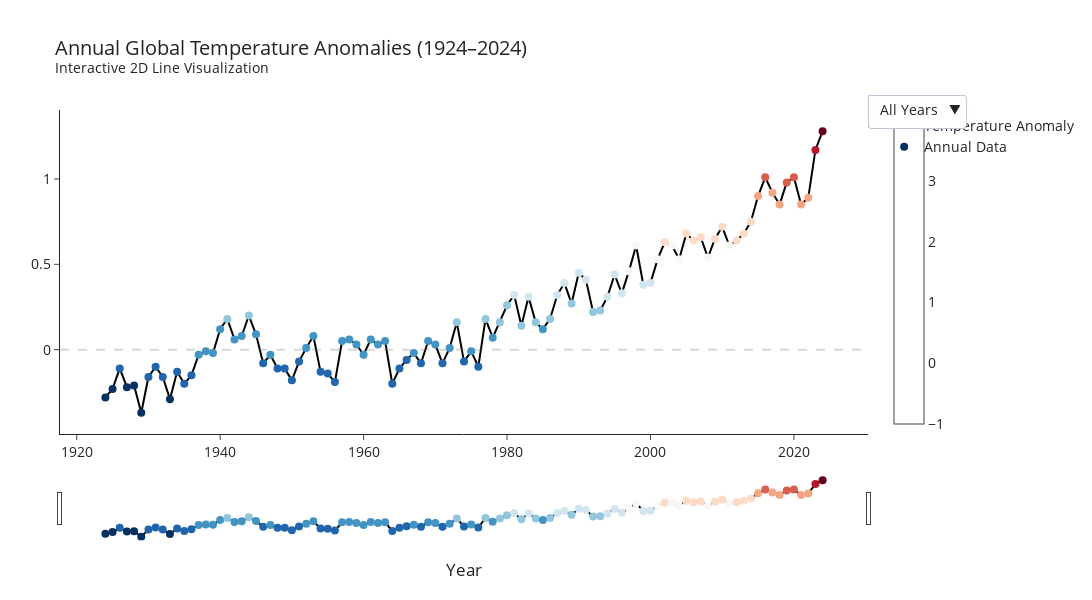

The notebook cell this image was saved under:
### Markdown cell above
## Viz2

### Code cell
import pandas as pd
import numpy as np
import plotly.graph_objects as go
import plotly.express as px

# Load data
df = pd.read_csv("../data/NASA_Data.csv", skiprows=1)
df = df[["Year", "J-D"]].dropna()
df["J-D"] = pd.to_numeric(df["J-D"], errors="coerce")
df = df[(df["Year"] >= 1924) & (df["Year"] <= 2024)]

years = df["Year"]
anoms = df["J-D"]

# Colorscale setup
colors = px.colors.diverging.RdBu_r
norm = (anoms - anoms.min()) / (anoms.max() - anoms.min())
color_vals = [colors[int(v * (len(colors) - 1))] for v in norm]

# Add decade column for dropdown interaction
df["Decade"] = (df["Year"] // 10) * 10

# Build base figure
fig = go.Figure()

# Main temperature anomaly line
fig.add_trace(go.Scatter(
    x=years,
    y=anoms,
    mode='lines',
    line=dict(color='black', width=2),
    hoverinfo='skip',
    name="Temperature Anomaly"
))

# Colored annual points
fig.add_trace(go.Scatter(
    x=years,
    y=anoms,
    mode='markers',
    marker=dict(
        size=8,
        color=color_vals,
        colorbar=dict(),
        showscale=True
    ),
    text=[f"Year: {y}<br>Anomaly: {a} °C" for y, a in zip(years, anoms)],
    hovertemplate="%{text}<extra></extra>",
    name="Annual Data"
))

# Zero line
fig.add_hline(
    y=0,
    line_width=2,
    line_dash="dash",
    line_color="gray"
)

# Decade dropdown interaction
dropdown_buttons = [
    dict(
        label="All Years",
        method="update",
        args=[
            {"visible": [True, True]},  # show both traces
            {"title": "Annual Global Temperature Anomalies (1924–2024)"}
        ]
    )
]

for decade in sorted(df["Decade"].unique()):
    mask = df["Decade"] == decade

    dropdown_buttons.append(
        dict(
            label=f"{decade}s",
            method="update",
            args=[
                {
                    "x": [years, years[mask]],
                    "y": [anoms, anoms[mask]],
                },
                {"title": f"Annual Global Temperature Anomalies — {decade}s"}
            ]
        )
    )

fig.update_layout(
    updatemenus=[dict(
        type="dropdown",
        showactive=True,
        buttons=dropdown_buttons,
        x=1.12,
        y=1.05
    )]
)

fig.update_layout(
    title="Annual Global Temperature Anomalies (1924–2024)<br><sup>Interactive 2D Line Visualization</sup>",
    template="simple_white",
    width=1150,
    height=600,
    margin=dict(l=60, r=80, t=110, b=60),
    xaxis=dict(
        title="Year",
        rangeslider=dict(visible=True),
        showgrid=False
    ),
    font=dict(size=14)
)
fig.write_html("../plots/NASA_annomalies.html")
fig.show()
